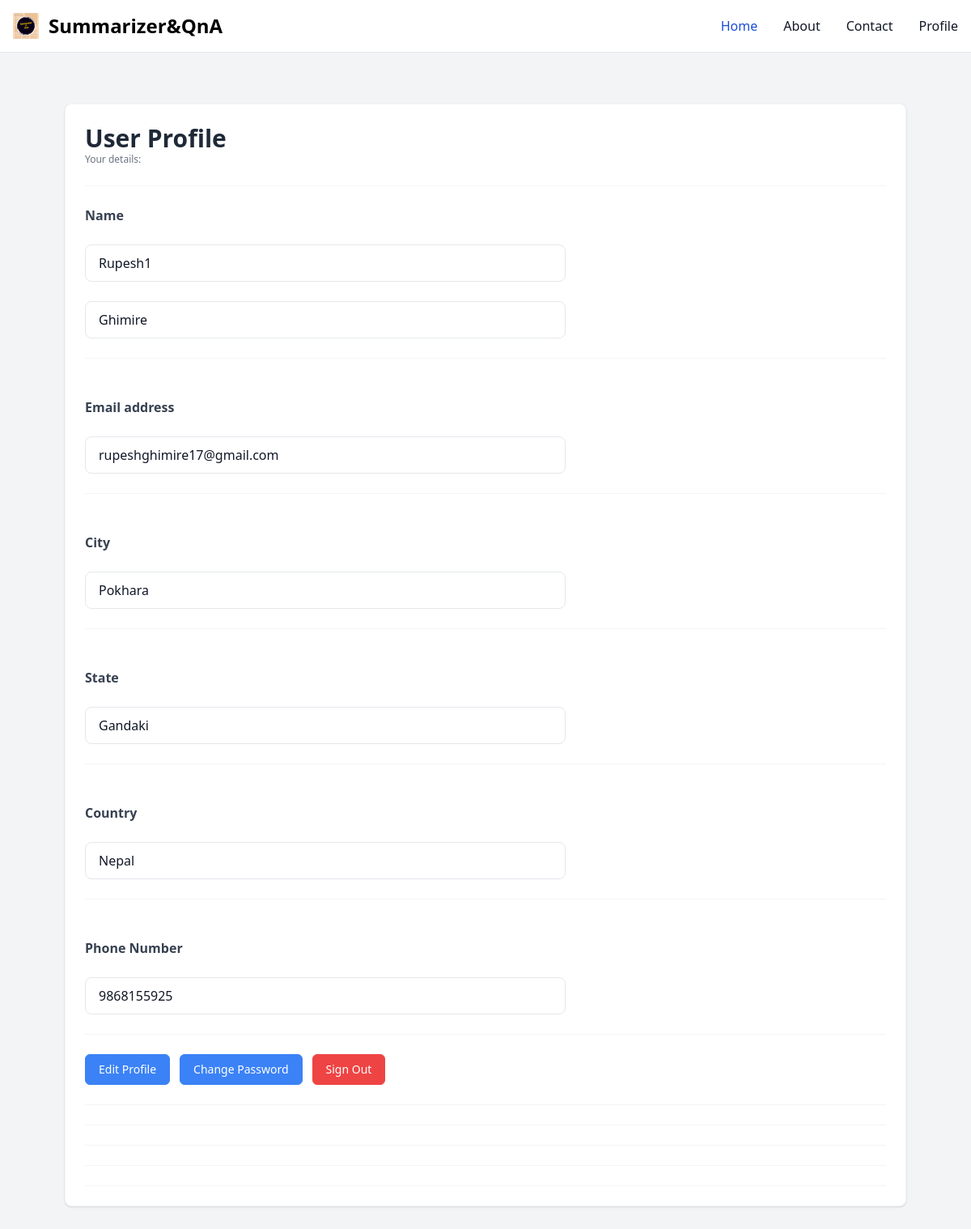
The page /account/profile (signed in) on the database as committed earlier.
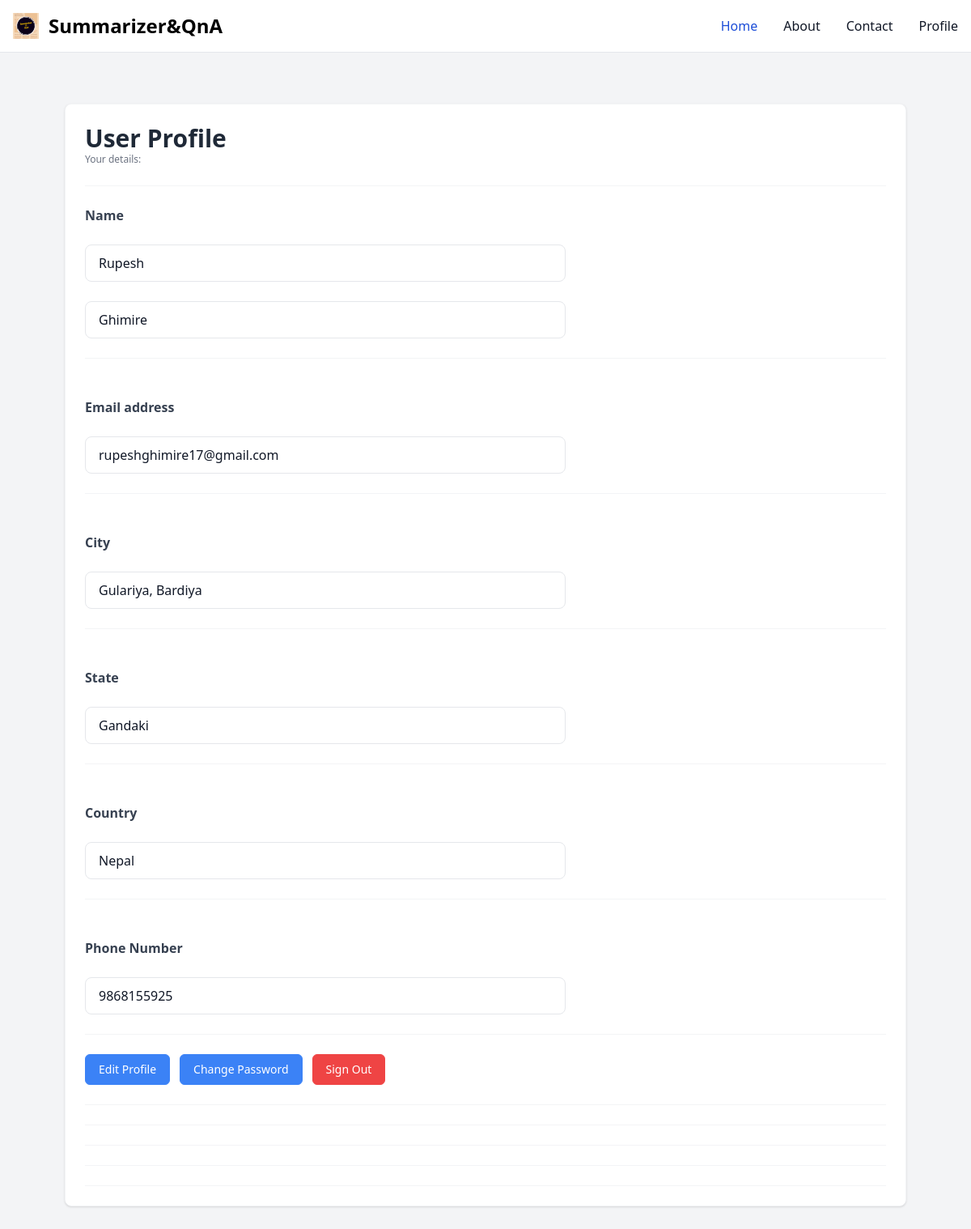
The same page on the database as committed later.
### tables this page shows
CREATE TABLE users
            (
            userID INTEGER PRIMARY KEY,
            password TEXT,
            email TEXT,
            firstName TEXT,
            lastName TEXT,
            city TEXT,
            state TEXT,
            country TEXT,
            phone TEXT
            );

### app.py (the view)
@app.route("/account/profile")
def profileHome():
    if 'email' not in session:
        return redirect('/loginForm')
    loggedIn, userID, firstName = getLoginDetails()
    with sqlite3.connect('database.db') as conn:
        cur = conn.cursor()
        cur.execute("SELECT userId, email, firstName, lastName, city, state, country, phone FROM Users WHERE email = ?", (session['email'], ))
        profileData = cur.fetchone()
    return render_template("profileHome.html", profileData=profileData, loggedIn=loggedIn, userID=userID, firstName=firstName)

### app.py (called while the page is built)
def getLoginDetails():
    with sqlite3.connect('database.db') as conn:
        cur = conn.cursor()
        if 'email' not in session:
            loggedIn = False
            firstName = ''
            userID = None
        else:
            loggedIn = True
            cur.execute("SELECT userID, firstName FROM Users WHERE email = ?", (session['email'], ))
            userID, firstName = cur.fetchone()
    conn.close()
    return (loggedIn, userID, firstName)

### templates/profileHome.html (shortened to what this page needs)
{% extends 'base.html' %}
{% block body %}
<section class="py-16 bg-gray-100 dark:bg-gray-800">
  <div class="max-w-6xl px-4 mx-auto">
    <div
      class="p-6 bg-white border border-gray-100 rounded-lg shadow dark:bg-gray-900 dark:border-gray-900"
    >
{% if not loggedIn %}
<div class="flex pt-6 flex-wrap -m-1.5">
	<div class="w-full md:w-auto p-1.5">
		<a href="/loginForm"
			class="flex flex-wrap justify-center w-full px-4 py-2 text-sm font-medium text-white bg-blue-500 border border-blue-500 rounded-md hover:bg-blue-600">
			<p>Sign In</p>
		</a>
	</div>
</div>
{% else %}
      <div class="pb-6 border-b border-gray-100 dark:border-gray-700">
        <h2
          class="text-xl font-bold text-gray-800 md:text-3xl dark:text-gray-300"
        >
          User Profile
        </h2>
        <p class="text-xs font-medium text-gray-500">
          Your details:
        </p>
      </div>
      <div class="py-6 border-b border-gray-100 dark:border-gray-800">
        <div class="w-full ">
          <div class="flex flex-wrap -m-3">
            <div class="w-full p-3 ">
              <p
                class="text-base font-semibold text-gray-700 dark:text-gray-400"
              >
                Name
              </p>
            </div>
            <div class="w-full p-3 ">
              <div class="w-3/5 dark:bg-gray-800 dark:border-gray-800 px-4 dark:placeholder-gray-500 dark:text-gray-400 py-2.5 text-base text-gray-900 rounded-lg font-normal border border-gray-200">
			  {{profileData[2]}}
			  </div>
            </div>
            <div class="w-full p-3 ">
              <div class="w-3/5 dark:bg-gray-800 dark:border-gray-800 px-4 dark:placeholder-gray-500 dark:text-gray-400 py-2.5 text-base text-gray-900 rounded-lg font-normal border border-gray-200">
			  {{profileData[3]}}
			  </div>
            </div>
          </div>
        </div>
      </div>
      <div class="py-6 border-b border-gray-100 dark:border-gray-800">
        <div class="w-full">
          <div class="flex flex-wrap -m-3">
            <div class="w-full p-3 ">
              <p
                class="text-base font-semibold text-gray-700 dark:text-gray-400"
              >
			  <div class="py-6 border-b border-gray-100 dark:border-gray-800">
				<div class="w-full">
				  <div class="flex flex-wrap -m-3">
					<div class="w-full p-3 ">
					  <p
						class="text-base font-semibold text-gray-700 dark:text-gray-400"
					  >
						Email address
              </p>
            </div>
            <div class="w-full p-3 md:flex-1">
				<div class="w-3/5 dark:bg-gray-800 dark:border-gray-800 px-4 dark:placeholder-gray-500 dark:text-gray-400 py-2.5 text-base text-gray-900 rounded-lg font-normal border border-gray-200">
					{{profileData[1]}}
				</div>
            </div>
          </div>
        </div>
      </div>
	  <div class="py-6 border-b border-gray-100 dark:border-gray-800">
        <div class="w-full ">
          <div class="flex flex-wrap -m-3">
            <div class="w-full p-3 ">
              <p
                class="text-base font-semibold text-gray-700 dark:text-gray-400"
              >
			  <div class="py-6 border-b border-gray-100 dark:border-gray-800">
				<div class="w-full ">
				  <div class="flex flex-wrap -m-3">
					<div class="w-full p-3 ">
					  <p
						class="text-base font-semibold text-gray-700 dark:text-gray-400"
					  >
						City
              </p>
            </div>
            <div class="w-full p-3 md:flex-1">
				<div class="w-3/5 dark:bg-gray-800 dark:border-gray-800 px-4 dark:placeholder-gray-500 dark:text-gray-400 py-2.5 text-base text-gray-900 rounded-lg font-normal border border-gray-200">
					{{profileData[4]}}
				</div>
            </div>
          </div>
        </div>
      </div>
	  <div class="py-6 border-b border-gray-100 dark:border-gray-800">
        <div class="w-full ">
          <div class="flex flex-wrap -m-3">
            <div class="w-full p-3 ">
              <p
                class="text-base font-semibold text-gray-700 dark:text-gray-400"
              >
			  <div class="py-6 border-b border-gray-100 dark:border-gray-800">
				<div class="w-full ">
				  <div class="flex flex-wrap -m-3">
					<div class="w-full p-3 ">
					  <p
						class="text-base font-semibold text-gray-700 dark:text-gray-400"
					  >
						State
              </p>
            </div>
            <div class="w-full p-3 md:flex-1">
				<div class="w-3/5 dark:bg-gray-800 dark:border-gray-800 px-4 dark:placeholder-gray-500 dark:text-gray-400 py-2.5 text-base text-gray-900 rounded-lg font-normal border border-gray-200">
					{{profileData[5]}}
				</div>
            </div>
          </div>
        </div>
      </div>
	  <div class="py-6 border-b border-gray-100 dark:border-gray-800">
        <div class="w-full ">
          <div class="flex flex-wrap -m-3">
            <div class="w-full p-3 ">
              <p
                class="text-base font-semibold text-gray-700 dark:text-gray-400"
              >
			  <div class="py-6 border-b border-gray-100 dark:border-gray-800">
				<div class="w-full ">
				  <div class="flex flex-wrap -m-3">
					<div class="w-full p-3 ">
					  <p
						class="text-base font-semibold text-gray-700 dark:text-gray-400"
					  >
						Country
              </p>
            </div>
            <div class="w-full p-3 md:flex-1">
				<div class="w-3/5 dark:bg-gray-800 dark:border-gray-800 px-4 dark:placeholder-gray-500 dark:text-gray-400 py-2.5 text-base text-gray-900 rounded-lg font-normal border border-gray-200">
					{{profileData[6]}}
				</div>
            </div>
          </div>
        </div>
      </div>
	  <div class="py-6 border-b border-gray-100 dark:border-gray-800">
        <div class="w-full ">
          <div class="flex flex-wrap -m-3">
            <div class="w-full p-3 ">
              <p
                class="text-base font-semibold text-gray-700 dark:text-gray-400"
              >
			  <div class="py-6 border-b border-gray-100 dark:border-gray-800">
				<div class="w-full ">
				  <div class="flex flex-wrap -m-3">
					<div class="w-full p-3 ">
					  <p
						class="text-base font-semibold text-gray-700 dark:text-gray-400"
					  >
						Phone Number
              </p>
            </div>
            <div class="w-full p-3 md:flex-1">
				<div class="w-3/5 dark:bg-gray-800 dark:border-gray-800 px-4 dark:placeholder-gray-500 dark:text-gray-400 py-2.5 text-base text-gray-900 rounded-lg font-normal border border-gray-200">
					{{profileData[7]}}
				</div>
            </div>
          </div>
        </div>
      </div>
	  <div class="flex pt-6 flex-wrap -m-1.5">
		<div class="w-full md:w-auto p-1.5">
			<a href="/account/profile/edit"
				class="flex flex-wrap justify-center w-full px-4 py-2 text-sm font-medium text-white bg-blue-500 border border-blue-500 rounded-md hover:bg-blue-600">
				<p>Edit Profile</p>
			</a>
		</div>
		<div class="w-full md:w-auto p-1.5">
			<a href="/account/profile/changePassword"
				class="flex flex-wrap justify-center w-full px-4 py-2 text-sm font-medium text-white bg-blue-500 border border-blue-500 rounded-md hover:bg-blue-600 ">
				<p>Change Password</p>
			</a>
		</div>
		<div class="w-full md:w-auto p-1.5">
			<a href="/logout"
				class="flex flex-wrap justify-center w-full px-4 py-2 text-sm font-medium text-white bg-red-500 border border-red-500 rounded-md hover:bg-red-600 ">
				<p>Sign Out</p>
			</a>
		</div>
	   </div>
      {% endif %}
    </div>
  </div>
</section>
{% endblock %}

### templates/base.html (shortened to what this page needs)
<!DOCTYPE html>
<html>
    <head>
        <script src="https://cdn.tailwindcss.com"></script>
    </head>
    <body>
<nav class="bg-white dark:bg-gray-900 fixed w-full z-20 top-0 start-0 border-b border-gray-200 dark:border-gray-600">
    <div class="max-w-screen-xl flex flex-wrap items-center justify-between mx-auto p-4">
    <a href="/" class="flex items-center space-x-3 rtl:space-x-reverse">
        <img src="static/image/Summarizer_QnA_logo.png" class="h-8" alt="">
        <span class="self-center text-2xl font-semibold whitespace-nowrap dark:text-white">Summarizer&QnA</span>
    </a>
    <div class="items-center justify-between hidden w-full md:flex md:w-auto md:order-1" id="navbar-sticky">
      <ul class="flex flex-col p-4 md:p-0 mt-4 font-medium border border-gray-100 rounded-lg bg-gray-50 md:space-x-8 rtl:space-x-reverse md:flex-row md:mt-0 md:border-0 md:bg-white dark:bg-gray-800 md:dark:bg-gray-900 dark:border-gray-700">
        <li>
          <a href="/" class="block py-2 px-3 text-white bg-blue-700 rounded md:bg-transparent md:text-blue-700 md:p-0 md:dark:text-blue-500" aria-current="page">Home</a>
        </li>
        <li>
          <a href="/about" class="block py-2 px-3 text-gray-900 rounded hover:bg-gray-100 md:hover:bg-transparent md:hover:text-blue-700 md:p-0 md:dark:hover:text-blue-500 dark:text-white dark:hover:bg-gray-700 dark:hover:text-white md:dark:hover:bg-transparent dark:border-gray-700">About</a>
        </li>
        <li>
          <a href="/contact" class="block py-2 px-3 text-gray-900 rounded hover:bg-gray-100 md:hover:bg-transparent md:hover:text-blue-700 md:p-0 md:dark:hover:text-blue-500 dark:text-white dark:hover:bg-gray-700 dark:hover:text-white md:dark:hover:bg-transparent dark:border-gray-700">Contact</a>
        </li>
        <li>
          <a href="/account/profile" class="block py-2 px-3 text-gray-900 rounded hover:bg-gray-100 md:hover:bg-transparent md:hover:text-blue-700 md:p-0 md:dark:hover:text-blue-500 dark:text-white dark:hover:bg-gray-700 dark:hover:text-white md:dark:hover:bg-transparent dark:border-gray-700">Profile</a>
        </li>
      </ul>
    </div>
    </div>
  </nav>
<div class="p-16 mt- mx-auto bg-gray-100 font-poppins dark:bg-gray-900">
        {% block body %}
        {% endblock %}
</div>
</body>
</html>

Rows that differ between the two databases and show on the page:
changed users "Ghimire": firstName "Rupesh1" → "Rupesh"; city "Pokhara" → "Gulariya, Bardiya"
